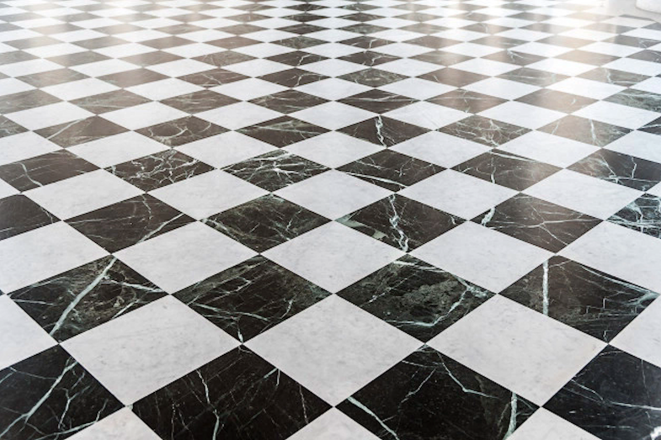
#> input picture HW2/Chess_img.png, 1322 x 881 px (shown at 1/2 size)
$ jupyter execute exercise_2.ipynb   (older library calls are emulated)
#> lines starting #> are read from the running program, lines starting #| are printed output that depends on the picture
[cell 1]
import matplotlib
import cv2
from matplotlib import pyplot as plt
from PIL import Image
import numpy as np
import scipy
from scipy import linalg, matrix
from scipy.interpolate import  griddata

#Exercise 2

---

Some function used for DLT algorithm (Professor Pirri's github code)

[cell 2]
def load_image(im):
#> called with im = './Chess_img.png'
    try:
        imx = Image.open(im)
#> imx is the input picture: PIL image 1322x881 RGBA; mean R, G, B, A 153.2, 152.5, 151, 255
        return np.array(imx)
        # else
    except IOError:
        return []

def generate_GT(xx):
    plt.figure(2)
    zzd = np.zeros((5,3))
    for ii in range(len(xx)-1):
#        x2 =xx[ii+1][0]; y2=xx[ii+1][1]
        x1 =xx[ii][0]; y1=xx[ii][1]
        zzd[ii,0] = x1; zzd[ii,1] = y1; zzd[ii,2] = 1;
        plt.plot([xx[ii][0],xx[ii+1][0]], [xx[ii][1],xx[ii+1][1]], 'ro-')
    jj = 0
    aa = [0,0,1,0,1,3,0,3]
    zz = np.zeros((5,3))
    for ii in range(len(zzd)-1):
            zz[ii,0] = zzd[aa[jj],0]
            zz[ii,1] = zzd[aa[jj+1],1]
            zz[ii,2] = 1;
            jj = jj+2
    zz[4,:] = zz[0,:]
    for ii in range(4):
        plt.plot([zz[ii,0],zz[ii+1,0]], [zz[ii,1],zz[ii+1,1]], 'go-')
    plt.show()
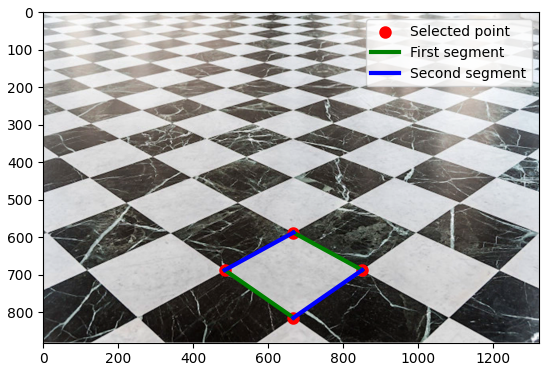
#> figure drawn by matplotlib, 1 panel
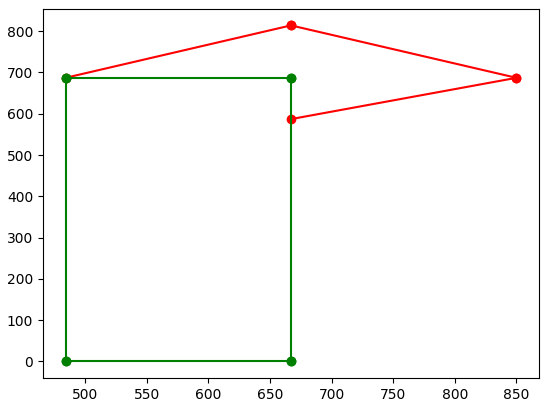
#> figure drawn by matplotlib, 1 panel
    return zz[0:4,:],zzd[0:4,:]


#We have x' = z and x =zd
def normalize_points(zz):
    uu = zz.T
    ff_xx = np.ones(uu.shape)
    indices, = np.where(abs(uu[2,:]) > 10**-12)
    ff_xx[0:2,indices] = uu[0:2,indices]/uu[2,indices]
    ff_xx[2,indices]  = 1.
    mu = np.mean(ff_xx[0:2,:],axis = 1)
    mu_r = np.zeros((mu.shape[0],ff_xx.shape[1]))
    for ii in range(ff_xx.shape[1]):
        mu_r[:,ii] = mu
    mu_dist = np.mean((np.sum((ff_xx[0:2] - mu_r)**2,axis =0))**0.5)
    scale =  (2**0.5/mu_dist)
    s0 = -scale*mu[0]
    s1 = -scale*mu[1]
    S = np.array([[scale, 0, s0],[0, scale, s1], [0, 0, 1]])
    normalized_zz = S@ff_xx
    return normalized_zz, S

### Transform Image

def image_rebound(mm,nn,hh):
    W = np.array([[1, nn, nn, 1 ],[1, 1, mm, mm],[ 1, 1, 1, 1]])
    ws = np.dot(hh,W)
    ### scaling
    xx = np.vstack((ws[2,:],ws[2,:],ws[2,:]))
    wsX =  np.round(ws/xx)
    bounds = [np.min(wsX[1,:]), np.max(wsX[1,:]),np.min(wsX[0,:]), np.max(wsX[0,:])]
    return bounds


def make_transform(imm,hh):
    mm,nn = imm.shape[0],imm.shape[0]
    bounds = image_rebound(mm,nn,hh)
    nrows = bounds[1] - bounds[0]
    ncols = bounds[3] - bounds[2]
    s = max(nn,mm)/max(nrows,ncols)
    scale = np.array([[s, 0, 0],[0, s, 0], [0, 0, 1]])
    trasf = scale@hh
    trasf_prec =  np.linalg.inv(trasf)
    bounds = image_rebound(mm,nn,trasf)
    nrows = (bounds[1] - bounds[0]).astype(np.int)
    ncols = (bounds[3] - bounds[2]).astype(np.int)
    return bounds, nrows, ncols, trasf, trasf_prec


def get_new_image(nrows,ncols,imm,bounds,trasf_prec,nsamples):
    xx  = np.linspace(1, ncols, ncols)
    yy  = np.linspace(1, nrows, nrows)
    [xi,yi] = np.meshgrid(xx,yy)
    a0 = np.reshape(xi, -1,order ='F')+bounds[2]
    a1 = np.reshape(yi,-1, order ='F')+bounds[0]
    a2 = np.ones((ncols*nrows))
    uv = np.vstack((a0.T,a1.T,a2.T))
    new_trasf = np.dot(trasf_prec,uv)
    val_normalization = np.vstack((new_trasf[2,:],new_trasf[2,:],new_trasf[2,:]))

    ### The new transformation
    newT = new_trasf/val_normalization

    ###
    xi = np.reshape(newT[0,:],(nrows,ncols),order ='F')
    yi = np.reshape(newT[1,:],(nrows,ncols),order ='F')
    cols = imm.shape[1]
    rows = imm.shape[0]
    xxq  = np.linspace(1, rows, rows).astype(np.int)
    yyq  = np.linspace(1, cols, cols).astype(np.int)
    [x,y] = np.meshgrid(yyq,xxq)
    x = (x - 1).astype(np.int) #Offset x and y relative to region origin.
    y = (y - 1).astype(np.int)

    ix = np.random.randint(imm.shape[1], size=nsamples)
    iy = np.random.randint(imm.shape[0], size=nsamples)
    samples = imm[iy,ix]

    int_im = griddata((iy,ix), samples, (yi,xi))

    #Plotting
    fig = plt.figure(figsize=(8*3, 8*3))
    columns = 2
    rows = 1
    fig.add_subplot(rows, columns, 1)
    plt.imshow(imm)
    fig.add_subplot(rows, columns, 2)
    plt.imshow(int_im.astype(np.uint8))
    plt.show()

##**Upload to this colab the image "Chess_img.png" found in the zipped file I sent.**

[cell 3]
path = "./Chess_img.png"
img =  load_image(path)

Four points were chosen by hand by searching in the image in order to obtain a tile. In the plot I have highlighted what will be the segments

[cell 4]
# The four points chosen
xx = [(484,687), (667,814), (850,687), (667,587)]

plt.figure(figsize=(6.4*1, 4.8*1))

plt.imshow(img),
plt.scatter([xx[0][0], xx[1][0], xx[2][0], xx[3][0]], [xx[0][1], xx[1][1], xx[2][1], xx[3][1]], color = 'r', linewidth = 3, label = "Selected point"),
plt.plot([xx[0][0], xx[1][0]], [xx[0][1], xx[1][1]], color = 'g', linewidth = 3, label = "First segment")
plt.plot([xx[2][0], xx[3][0]], [xx[2][1], xx[3][1]], color = 'g', linewidth = 3)
plt.plot([xx[0][0], xx[3][0]], [xx[0][1], xx[3][1]], color = 'b', linewidth = 3, label = "Second segment")
plt.plot([xx[1][0], xx[2][0]], [xx[1][1], xx[2][1]], color = 'b', linewidth = 3)

plt.legend()

zz, zzd = generate_GT(xx)

Given the *points* $x_1$, $x_2$, $x_3$, $x_4$ (with *third co-ordinate = 1*) I created the lines $l_1$, $l_2$, $l_3$ and $l_4$ of the tile as a **cross product between the points of the segment**. Afterwards the lines were **normalized** by dividing by the third parameter.

I calculated the *vanishing point* of the two **parallel** lines $l_i$ and $l_j$ as their cross product. This is because their cross product should give me the **intersection** of the two lines which is precisely the vanishing point. This calculation was applied for the two pairs of lines obtaining the two vanishing points $v_1$ and $v_2$. The vanishing points were **normalized** by dividing by the third parameter.

Then the *vanishing line* $l$ was calculated as a line given the two points, i.e., as a cross product of the two vanishing points.

At the end a *plot* was made to show:
1.   **The points** used to construct the lines;
2.   **The vanishing points** and how they actually line up with the chosen tile;
3.   **The vanishing line**.

[cell 5]
# The four points of the chosen tile with 1 as third parameter
x1 = np.array([xx[0][0], xx[0][1], 1])
x2 = np.array([xx[1][0], xx[1][1], 1])
x3 = np.array([xx[2][0], xx[2][1], 1])
x4 = np.array([xx[3][0], xx[3][1], 1])

# The lines corresponding to the segments as a cross product between the 2 points forming it
# The two parallel segment pointing to the left
l1 = np.cross(x3,x4)
l2 = np.cross(x2,x1)
# The two parallel segment pointing to the right
l3 = np.cross(x1,x4)
l4 = np.cross(x2,x3)
# Lines normalization
l1 = l1/l1[2]
l2 = l2/l2[2]
l3 = l3/l3[2]
l4 = l4/l4[2]

# Vanishing point calculated as cross product between the two parallel line.
# This cross prdouct should be the intersection between the two lines
v1 = np.cross(l1,l2)
v2 = np.cross(l3,l4)
# Vanishing points normalization
v1 = v1/v1[2]
v2 = v2/v2[2]

# Vanishing line calculated as cross product between the two vanishing points.
# This cross product should construct the line between the two points
l = np.cross(v1,v2)
# Vanishing line normalization
l = l/l[2]

# Plot
plt.figure(figsize=(6.4*3, 4.8*3))
plt.imshow(img)

# Tile's points
plt.scatter([xx[0][0], xx[1][0], xx[2][0], xx[3][0]], [xx[0][1], xx[1][1], xx[2][1], xx[3][1]], color = 'r', linewidth = 2, label = "Points used to construct line, vanishing points and vainishing line")

# Vanishing point v1
plt.scatter([v1[0]], [v1[1]], color = 'g', linewidth = 2, label = "Vanishing point v1")
plt.plot([x2[0], v1[0]], [x2[1], v1[1]], color = 'g', linewidth = 2, linestyle=':')
plt.plot([x3[0], v1[0]], [x3[1], v1[1]], color = 'g', linewidth = 2, linestyle=':')

# Vanishing point v2
plt.scatter([v2[0]], [v2[1]], color = 'b', linewidth = 2, label = "Vanishing point v2")
plt.plot([x2[0], v2[0]], [x2[1], v2[1]], color = 'b', linewidth = 2, linestyle=':')
plt.plot([x1[0], v2[0]], [x1[1], v2[1]], color = 'b', linewidth = 2, linestyle=':')

# Vanishing line
plt.plot([v1[0], v2[0]], [v1[1], v2[1]], color = 'y', linewidth = 2, label = "Vanishing line")

plt.legend()
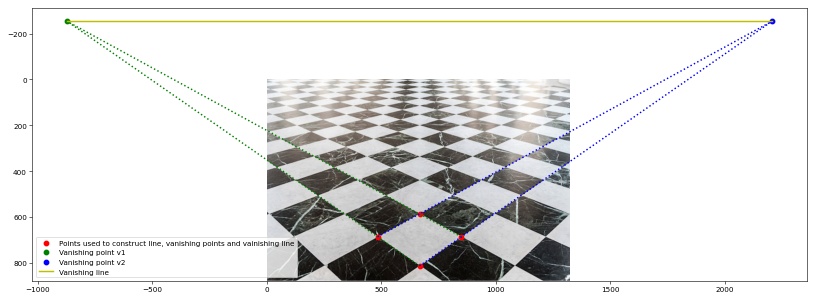
#> figure drawn by matplotlib, 1 panel

To solve **point 1** of the exercise, I created the homography $H_P$ as shown, using the vanishing line $l$ found previously.

To solve **point 2**, I created an affine transformation $H_A$, using a rotation with angle $\alpha$ equal to the angle between the first segments of the two vectors computed with *generate_GT()*.

$R =
 \begin{pmatrix}
  cos(\alpha) & -sin(\alpha) & 0 \\
  sin(\alpha) & cos(\alpha) & 0 \\
  0 & 0 & 1
 \end{pmatrix}$

$H_A = R$

For **point 3**, I created $H$ as a cross product between $H_A$ and $H_P$:
1.   $H*l^T$ must be the line at infinity $[0,\ 0,\ 1]$;
2.   The last line of $H$ must be equal to the vanishing line $l$

[cell 6]
# Normalize points and return also scaling matrix
norm_points_distorted, T1_norm = normalize_points(zzd)
norm_points_GT, T2_norm= normalize_points(zz)

# Homography
Hp = np.array([[1, 0, 0],
               [0, 1, 0],
               [l[0], l[1], l[2]]])

# Affine transformation
# Calculate alpha as angle between first vector of T1_norm and T2_norm
segA = T1_norm[0]/T1_norm[0][2]
segB = T2_norm[0]/T2_norm[0][2]
alpha = np.arccos(segA @ segB/(np.linalg.norm(segA)*np.linalg.norm(segB)))
# Calculate rotation of alpha degree
R = np.array([[np.cos(alpha), -np.sin(alpha), 0],
               [np.sin(alpha), np.cos(alpha), 0],
               [0, 0, 1]])

# An affine transformation Ha is equal to T*R*Sh*S. I have only R so:
Ha = R

# Calculated H I check if H*l.T is line at infinity and if last row of H is l
H = Ha@Hp

print("A FEW CHECKS BEFORE CONTINUING")
print("H * vanishing_line.T should be the line at infinity [0, 0, 1]:\nH*l.T = ", np.linalg.inv(H).T @ l.T)
print("\nThe last row of H = Ha * Hp should be the vanishing line l:\nH = \n", H, "\nl = \n", l)

Compute **DLT algorithm** with $hh\ =\ H_P$

[cell 7]
# Hp is used as hh for the algorithm
hh = Hp

# construct image
bounds, nrows, ncols,  trasf, trasf_prec = make_transform(img, hh)
#> bounds = [1, 198, 0, 881]; nrows = 197; ncols = 881; trasf = [[1, 0, 0], [0, 1, 0], [-2.18e-19, 0.00394, 1]]; trasf_prec = [[0.997, 0, 0], [0, 0.997, 0], [2.18e-19, -0.00393, 1]]
nn,mm  = img.shape[0],img.shape[0]
#> nn = 881; mm = 881
if max(nn,mm)>1000:
    kk =6
else: kk =5
nsamples = 10**kk
get_new_image(nrows, ncols, img, bounds, trasf_prec, nsamples)
#> in get_new_image, `a0 = np.reshape(xi, -1,order ='F')+bounds[2]`:
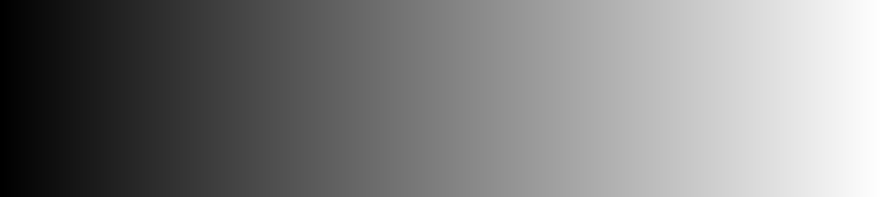
#> xi: shape (197, 881) float64; min 1, max 881, mean 441; drawn with min black and max white
#> in get_new_image, `a1 = np.reshape(yi,-1, order ='F')+bounds[0]`:
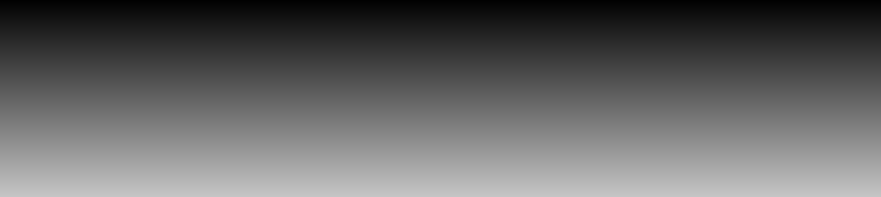
#> yi: shape (197, 881) float64; min 1, max 197, mean 99
#> in get_new_image, `xi = np.reshape(newT[0,:],(nrows,ncols),order ='F')`:
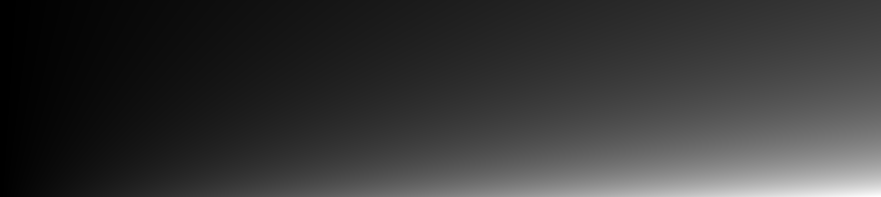
#> xi: shape (197, 881) float64; min 1, max 3949, mean 855.7; drawn with min black and max white
#> in get_new_image, `yi = np.reshape(newT[1,:],(nrows,ncols),order ='F')`:
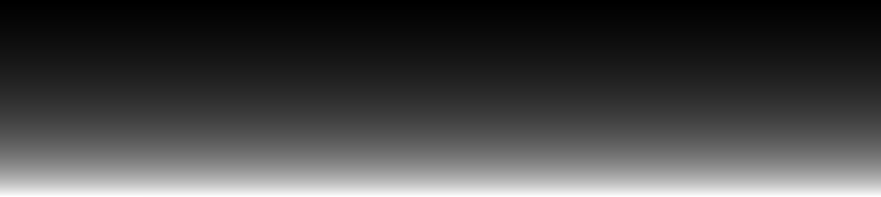
#> yi: shape (197, 881) float64; min 2.01, max 887.5, mean 240.3; drawn with min black and max white
#> in get_new_image, `int_im = griddata((iy,ix), samples, (yi,xi))`: int_im: shape (197, 881, 4) float64; 19.4% of the values are NaN or infinite; the others: min 0.172, max 255, mean 204.5
#> in get_new_image, `plt.show()`:
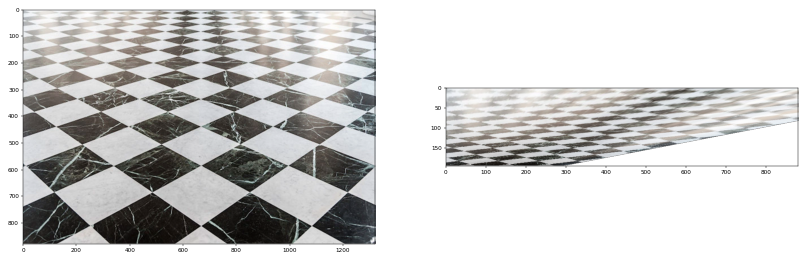
#> figure drawn by matplotlib, 2 panels

$ run again, with HW2/Three_square_img.png copied over HW2/Chess_img.png
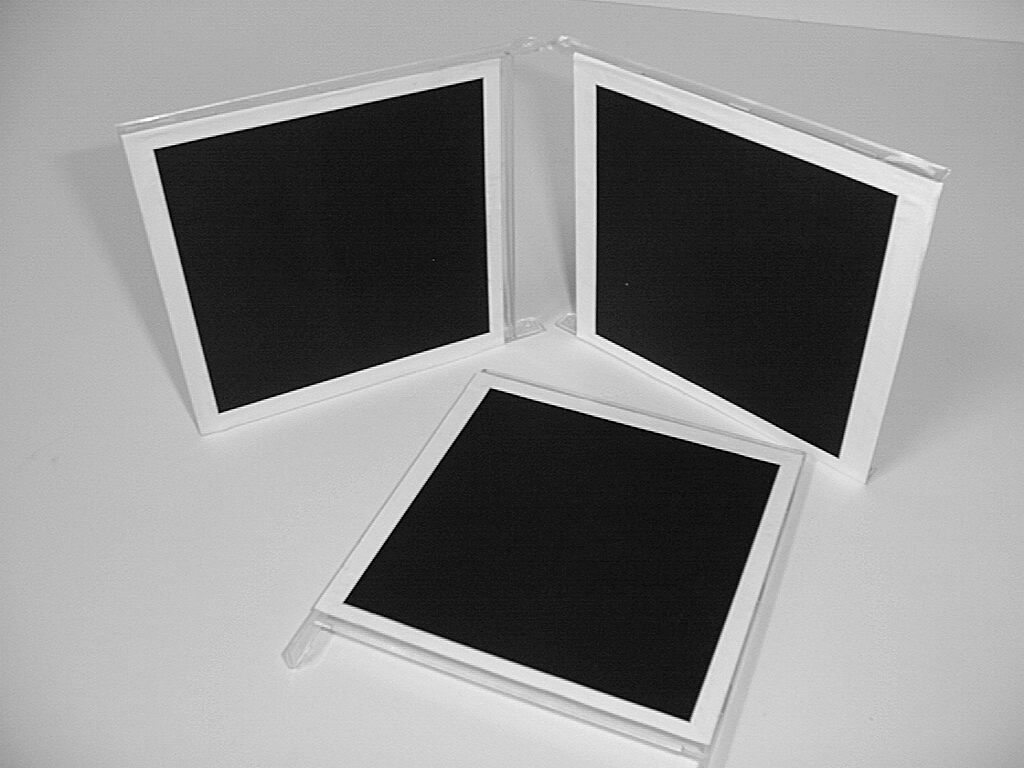
#> input picture HW2/Three_square_img.png, 1024 x 768 px
#> in load_image, imx is the input picture: PIL image 1024x768 L; min 0, max 254, mean 139.1
#> `[cell 5] # The four points of the chosen tile with 1 as third paramete..`:
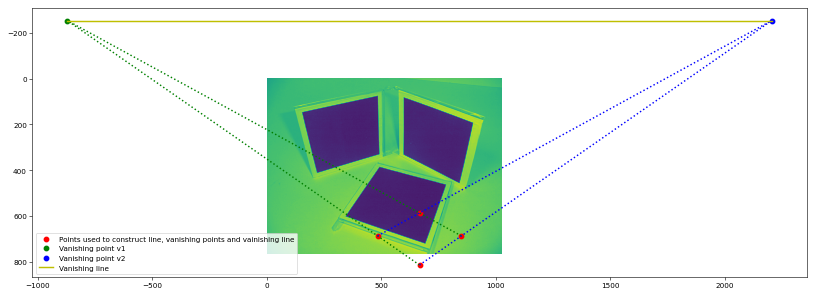
#> figure drawn by matplotlib, 1 panel
#> `bounds, nrows, ncols,  trasf, trasf_prec = make_transform(img, hh)`: bounds = [1, 191, 0, 768]; nrows = 190; ncols = 768; trasf = [[1, 0, 0], [0, 1, 0], [-2.18e-19, 0.00394, 1]]; trasf_prec = [[0.996, 0, 0], [0, 0.996, 0], [2.18e-19, -0.00393, 1]]
#> in get_new_image, `plt.show()`:
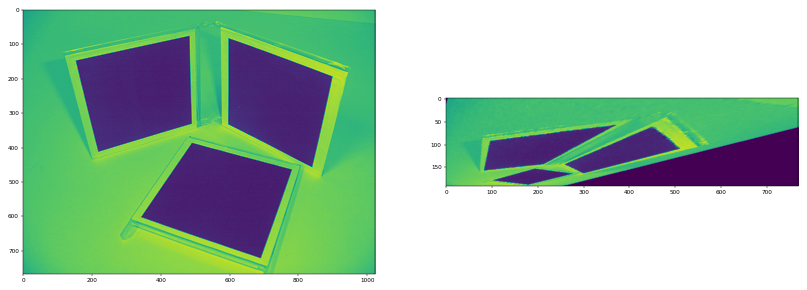
#> figure drawn by matplotlib, 2 panels
